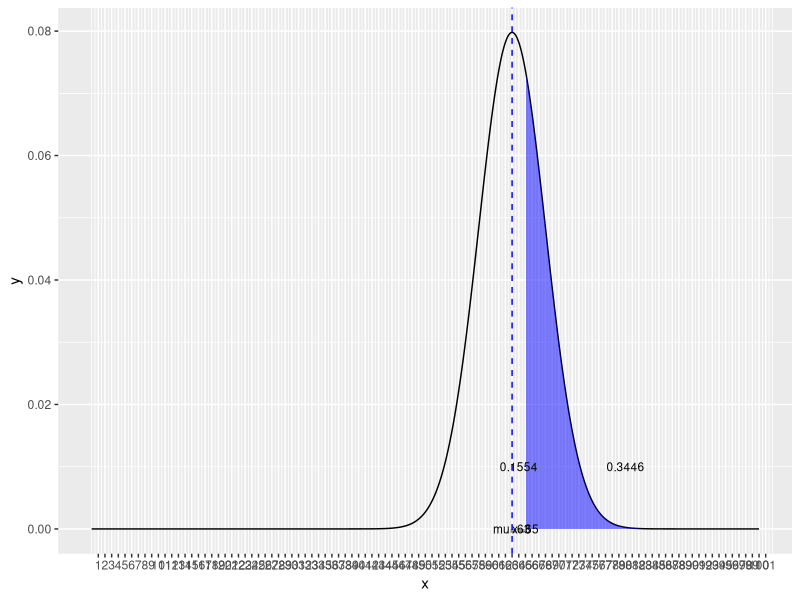

Generate this figure with R:
#page no:284-285
library(ggplot2)
x=65
mu=63
sd=5
p65<-pnorm(x,mean=mu,sd=sd)
pgt65=1-p65
z=(x-mu)/sd
p0=pnorm(63,mean=mu,sd=5)
p63_65=p65-p0
print(paste("a. the area from mean,zero to z1=",round(p63_65,4)))
print(paste("a. P(x>65) area=",round(pgt65,4)))
xx=seq(0,100,length.out=1000)
px=dnorm(xx,mean=mu,sd=sd)
df<-data.frame(x=xx,y=px)
qplot(x,y,data=df,geom="line")+
  geom_ribbon(data=subset(df, x>=65 ),aes(ymax=y),ymin=0,
              fill="blue",colour=NA,alpha=0.5)+
  scale_x_continuous("x",labels=as.character(seq(0:100)),breaks=seq(0:100))+
  geom_vline(aes(xintercept=mu),color="blue",linetype="dashed")+
  annotate("text",x=64,y=0.01,size=3,label="0.1554")+
  annotate("text",x=80,y=0.01,size=3,label="0.3446")+
  annotate("text",x=63,y=0.00,size=3,label="mu=63")+
  annotate("text",x=65,y=0.00,size=3,label="x=65")
x1=85
z1=(x1-mu)/sd
if(z1>4.0)
{
  print("b. prob one student scoring less than 85 = 1")
}
